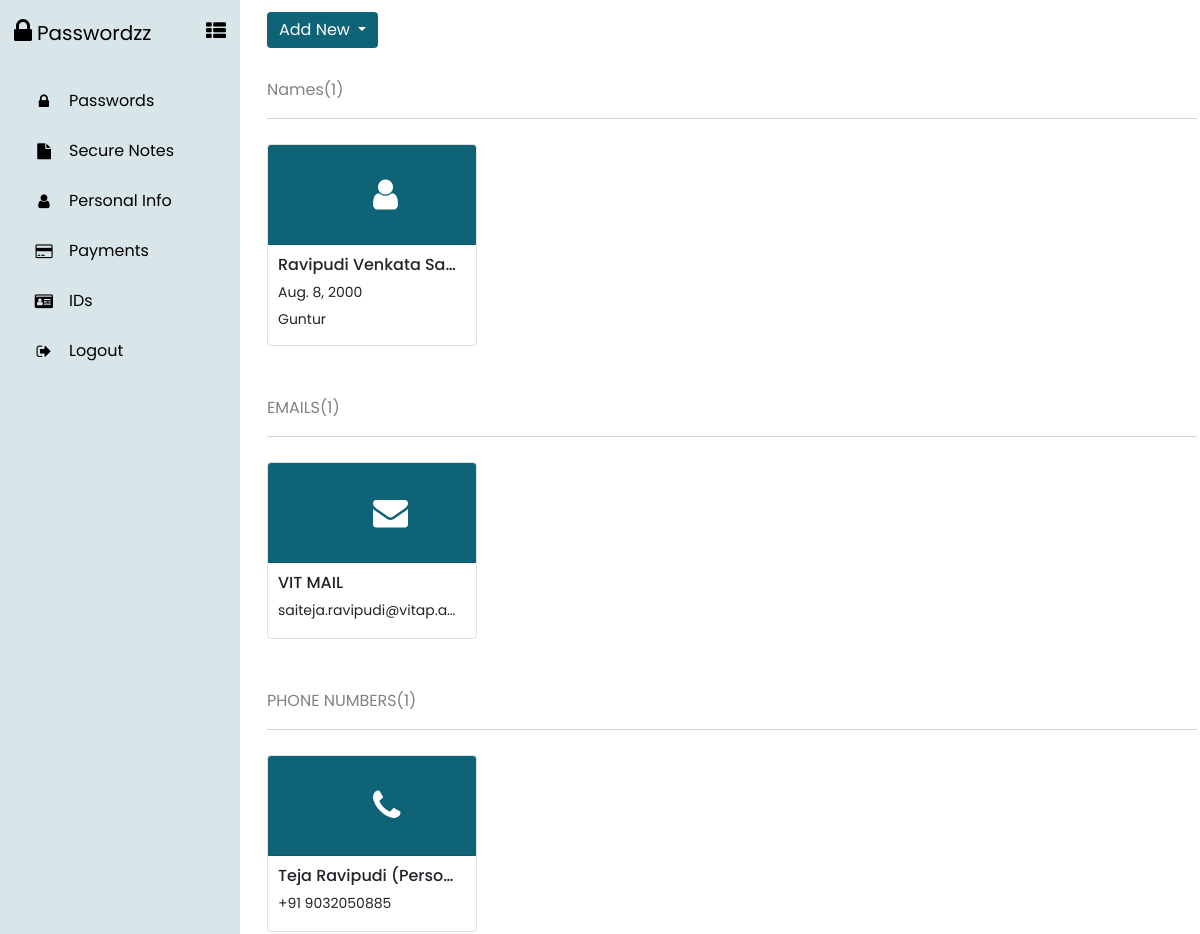
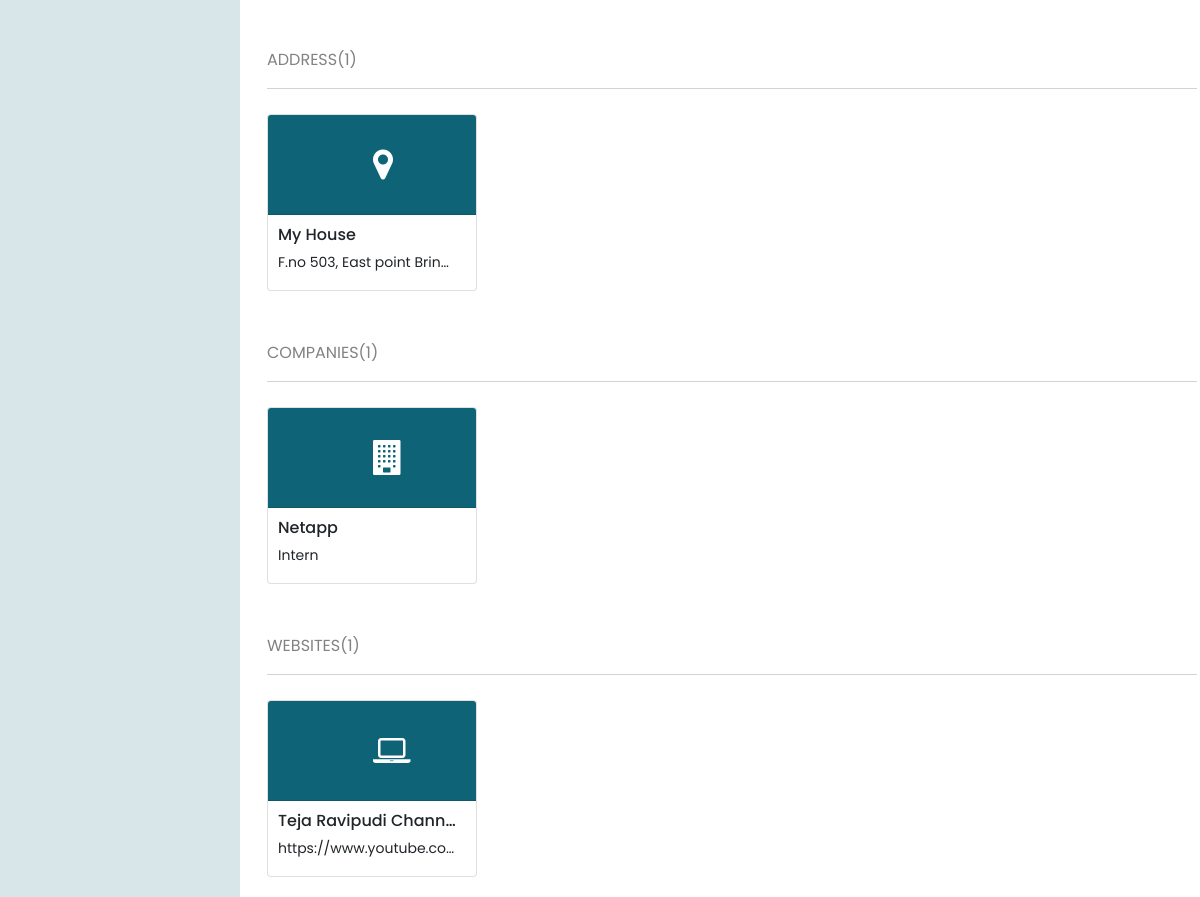
The page /personalinfo/ (signed in) on the database its author committed (2 pictures, top to bottom).
### sitehandler/models.py (models this page shows, shortened)
class nameinpersonalinfo(models.Model):
	uuid = models.TextField()
	title = models.CharField(max_length=15)
	firstname =  models.TextField()
	middlename = models.TextField()
	lastname = models.TextField()
	email = models.CharField(max_length=40)
	dob = models.DateField()
	placeofbirth = models.CharField(max_length=50)

class emailinpersonalinfo(models.Model):
	uuid = models.TextField()
	email = models.CharField(max_length=40)
	emailtype = models.CharField(max_length=20)
	nameoftheemail = models.TextField()

class phoneinpersonalinfo(models.Model):
	uuid = models.TextField()
	pcountry = models.TextField()
	phonenumber = models.TextField()
	nickname = models.TextField()
	phonetype = models.TextField()

class addressinpersonalinfo(models.Model):
	uuid = models.TextField()
	country = models.TextField()
	State = models.TextField()
	city = models.TextField()
	address = models.TextField()
	street = models.TextField()
	pincode = models.TextField()
	nameofaddress = models.TextField()

class companyinpersonalinfo(models.Model):
	uuid = models.TextField()
	companyname = models.TextField()
	jobtitle = models.TextField()

class websiteinpersonalinfo(models.Model):
	uuid = models.TextField()
	websiteurl = models.TextField()
	nameofwebsite = models.TextField()

### sitehandler/views.py (the view, shortened to what this page needs)
# urls.py: path('personalinfo/',addpersonalinfo,name='addpersonalinfo'),
def addpersonalinfo(request):
	if not request.user.is_active:
		return render(request,'index.html')
	uuid = extensionuser.objects.filter(user = request.user)[0].uuid
	allnames = nameinpersonalinfo.objects.filter(uuid=uuid).order_by('firstname')
	allnamecount = allnames.count()
	allemails = emailinpersonalinfo.objects.filter(uuid = uuid).order_by('nameoftheemail')
	allemailcount = allemails.count()
	allphones = phoneinpersonalinfo.objects.filter(uuid = uuid).order_by('nickname')
	allphonecount = allphones.count()
	alladdress = addressinpersonalinfo.objects.filter(uuid = uuid).order_by('nameofaddress')
	alladdresscount = alladdress.count()
	allcompanies = companyinpersonalinfo.objects.filter(uuid = uuid).order_by('companyname')
	allcompanycount = allcompanies.count()
	allwebsites = websiteinpersonalinfo.objects.filter(uuid = uuid).order_by('nameofwebsite')
	allwebsitecount = allwebsites.count()
	d = {'allnames':allnames,'allnamecount':allnamecount,'allemails':allemails,
	'allemailcount':allemailcount,'allphones':allphones,
		'allphonecount':allphonecount,'alladdress':alladdress,'alladdresscount':alladdresscount,
		'allcompanies':allcompanies,'allcompanycount':allcompanycount,
		'allwebsites':allwebsites,'allwebsitecount':allwebsitecount
	}
	return render(request,'personalinfo.html',d)

### html/templates/personalinfo.html (shortened to what this page needs)
<!DOCTYPE html>
<html lang="en">
<head>
    {% load static %}
    <link rel="stylesheet" href="{% static 'assets/bootstrap/css/bootstrap.min.css' %}">
    <link rel="stylesheet" href="{% static 'assets/fonts/font-awesome.min.css' %}">
    <link rel="stylesheet" href="{% static 'assets/css/Animation-Cards.css' %}">
    <link rel="stylesheet" href="https://cdnjs.cloudflare.com/ajax/libs/animate.css/3.5.2/animate.min.css">
    <link rel="stylesheet" href="{% static 'assets/css/Pretty-Registration-Form.css' %}">
    <link rel="stylesheet" href="{% static 'assets/css/sidebar.css' %}">
    <link rel="stylesheet" href="{% static 'assets/css/styles.css' %}">
    <link rel="stylesheet" type="text/css" href="https://cdn.datatables.net/1.10.21/css/jquery.dataTables.min.css">
    <link rel="stylesheet" type="text/css" href="https://cdn.datatables.net/buttons/1.6.2/css/buttons.dataTables.min.css">
</head>
<body onload="open()">
    <div class="sidebar">
        <div class="logo_content">
            <div class="logo"><i class="fa fa-lock"></i>
                <div class="logo_name">
                    <p>Passwordzz</p>
                </div>
            </div><i class="fa fa-th-list" id="btn"></i>
        </div>
        <ul class="nav_list">
            <li data-toggle="tooltip" data-bss-tooltip="" data-placement="right" title="Passwords"><a data-toggle="tooltip" data-bss-tooltip="" data-placement="right" href="{% url 'addnewpassword' %}" title="Password"><i class="fa fa-lock"></i><span class="links_name">Passwords</span></a></li>
            <li data-toggle="tooltip" data-bss-tooltip="" data-placement="right" title="Secure Notes"><a href="{% url 'addsecurenotes' %}"><i class="fa fa-file"></i><span class="links_name">Secure Notes</span></a></li>
            <li data-toggle="tooltip" data-bss-tooltip="" data-placement="right" title="Personal Info"><a href="{% url 'addpersonalinfo' %}"><i class="fa fa-user"></i><span class="links_name">Personal Info</span></a></li>
            <li data-toggle="tooltip" data-bss-tooltip="" data-placement="right" title="Payments"><a href="{% url 'addpayments' %}"><i class="fa fa-credit-card"></i><span class="links_name">Payments</span></a></li>
            <li data-toggle="tooltip" data-bss-tooltip="" data-placement="right" title="IDs"><a href="{% url 'addids' %}"><i class="fa fa-id-card"></i><span class="links_name">IDs</span></a></li>
            <li data-toggle="tooltip" data-bss-tooltip="" data-placement="right" title="Logout"><a href="{% url 'logout' %}"><i class="fa fa-sign-out"></i><span class="links_name">Logout</span></a></li>
        </ul>
    </div>
    <div class="home_content">
        <div class="container" style="margin: 12px;">
            <div>
                <div class="dropdown"><button class="btn btn-primary dropdown-toggle" aria-expanded="false" data-toggle="dropdown" type="button" style="background: #0e6476;border-style: none;">Add New&nbsp;</button>
                </div>
            </div>
            {% ifnotequal allnamecount 0 %}
            <div>
                <div style="margin-top: 30px;/*padding-bottom: 0px;*/border-bottom: 1px solid lightgray;">
                    <p style="color: rgb(130,130,130);">Names({{allnamecount}})</p>
                </div>
                <div class="row space-rows" style="margin-top: 15px;">
                    {% for i in allnames%}
                    <div class="col-xl-3 card_column" style="/*margin-top: 10px;*//*margin-bottom: 23px;*/">
                        <div class="card cards-shadown cards-hover" data-toggle="modal" data-target="#addname-1{{i.id}}">
                            <div class="card-header"><i class="fa fa-user" style="color: white;font-size: 35px;/*padding-top: 15px;*//*padding-left: 40px;*/margin-top: 20px;margin-right: 0px;margin-bottom: 20px;margin-left: 85px;"></i></div>
                            <div class="card-body" style="height: 100px;">
                                <h6 class="text-truncate" style="margin-left: -10px;margin-top: -10px;">{{i.firstname}} {{i.middlename}} {{i.lastname}}</h6>
                                <p class="text-truncate" style="margin-left: -10px;font-size: 14px;">{{i.dob}}</p>
                                <p class="text-truncate" style="margin-left: -10px;font-size: 14px;margin-top: -10px;">{{i.placeofbirth}}</p>
                            </div>
                        </div>
                    </div>
                    {% endfor %}
                </div>
            </div>
            {% endifnotequal %}
            {% ifnotequal allemailcount 0 %}
            <div>
                <div style="margin-top: 30px;/*padding-bottom: 0px;*/border-bottom: 1px solid lightgray;">
                    <p style="color: rgb(130,130,130);">EMAILS({{allemailcount}})</p>
                </div>
                <div class="row space-rows" style="margin-top: 15px;">
                    {% for i in allemails %}
                    <div class="col-xl-3 card_column" data-toggle="modal" data-target="#addemail-1{{i.id}}">
                        <div class="card cards-shadown cards-hover">
                            <div class="card-header"><i class="fa fa-envelope" style="color: white;font-size: 35px;/*padding-top: 15px;*//*padding-left: 40px;*/margin-top: 20px;margin-right: 0px;margin-bottom: 20px;margin-left: 85px;"></i></div>
                            <div class="card-body" style="height: 75px;">
                                <h6 class="text-truncate" style="margin-left: -10px;margin-top: -10px;">{{i.nameoftheemail}}</h6>
                                <p class="text-truncate" style="margin-left: -10px;font-size: 14px;">{{i.email}}</p>
                            </div>
                        </div>
                    </div>
                    {% endfor %}
                </div>
            </div>
            {% endifnotequal %}
            {% ifnotequal allphonecount 0 %}
            <div>
                <div style="margin-top: 30px;/*padding-bottom: 0px;*/border-bottom: 1px solid lightgray;">
                    <p style="color: rgb(130,130,130);">PHONE NUMBERS({{allphonecount}})</p>
                </div>
                <div class="row space-rows" style="margin-top: 15px;">
                    {% for i in allphones %}
                    <div class="col-xl-3 card_column" data-toggle="modal" data-target="#addphone-1{{i.id}}">
                        <div class="card cards-shadown cards-hover">
                            <div class="card-header"><i class="fa fa-phone" style="color: white;font-size: 35px;/*padding-top: 15px;*//*padding-left: 40px;*/margin-top: 20px;margin-right: 0px;margin-bottom: 20px;margin-left: 85px;"></i></div>
                            <div class="card-body" style="height: 75px;">
                                <h6 class="text-truncate" style="margin-left: -10px;margin-top: -10px;">{{i.nickname}} ({{i.phonetype}})</h6>
                                <p class="text-truncate" style="margin-left: -10px;font-size: 14px;">+{{i.pcountry}} {{i.phonenumber}}</p>
                            </div>
                        </div>
                    </div>
                    {% endfor %}
                </div>
            </div>
            {% endifnotequal %}
            {% ifnotequal alladdresscount 0 %}
            <div>
                <div style="margin-top: 30px;/*padding-bottom: 0px;*/border-bottom: 1px solid lightgray;">
                    <p style="color: rgb(130,130,130);">ADDRESS({{alladdresscount}})</p>
                </div>
                <div class="row space-rows" style="margin-top: 15px;">
                    {% for i in alladdress %}
                    <div class="col-xl-3 card_column" data-toggle="modal" data-target="#addaddress-1{{i.id}}">
                        <div class="card cards-shadown cards-hover">
                            <div class="card-header"><i class="fa fa-map-marker" style="color: white;font-size: 35px;/*padding-top: 15px;*//*padding-left: 40px;*/margin-top: 20px;margin-right: 0px;margin-bottom: 20px;margin-left: 85px;"></i></div>
                            <div class="card-body" style="height: 75px;">
                                <h6 class="text-truncate" style="margin-left: -10px;margin-top: -10px;">{{i.nameofaddress}}</h6>
                                <p class="text-truncate" style="margin-left: -10px;font-size: 14px;">{{i.address}}</p>
                            </div>
                        </div>
                    </div>
                    {% endfor %}
                </div>
            </div>
            {% endifnotequal %}
            {% ifnotequal allcompanycount 0 %}
            <div>
                <div style="margin-top: 30px;/*padding-bottom: 0px;*/border-bottom: 1px solid lightgray;">
                    <p style="color: rgb(130,130,130);">COMPANIES({{allcompanycount}})</p>
                </div>
                <div class="row space-rows" style="margin-top: 15px;">
                    {% for i in allcompanies %}
                    <div class="col-xl-3 card_column" data-toggle="modal" data-target="#addcompany-1{{i.id}}">
                        <div class="card cards-shadown cards-hover">
                            <div class="card-header"><i class="fa fa-building" style="color: white;font-size: 35px;/*padding-top: 15px;*//*padding-left: 40px;*/margin-top: 20px;margin-right: 0px;margin-bottom: 20px;margin-left: 85px;"></i></div>
                            <div class="card-body" style="height: 75px;">
                                <h6 class="text-truncate" style="margin-left: -10px;margin-top: -10px;">{{i.companyname}}</h6>
                                <p class="text-truncate" style="margin-left: -10px;font-size: 14px;">{{i.jobtitle}}</p>
                            </div>
                        </div>
                    </div>
                    {% endfor %}
                </div>
            </div>
            {% endifnotequal %}
            {% ifnotequal allwebsitecount 0 %}
            <div>
                <div style="margin-top: 30px;/*padding-bottom: 0px;*/border-bottom: 1px solid lightgray;">
                    <p style="color: rgb(130,130,130);">WEBSITES({{allwebsitecount}})</p>
                </div>
                <div class="row space-rows" style="margin-top: 15px;">
                    {% for i in allwebsites %}
                    <div class="col-xl-3 card_column" data-toggle="modal" data-target="#addwebsite-1{{i.id}}">
                        <div class="card cards-shadown cards-hover">
                            <div class="card-header"><i class="fa fa-laptop" style="color: white;font-size: 35px;/*padding-top: 15px;*//*padding-left: 40px;*/margin-top: 20px;margin-right: 0px;margin-bottom: 20px;margin-left: 85px;"></i></div>
                            <div class="card-body" style="height: 75px;">
                                <h6 class="text-truncate" style="margin-left: -10px;margin-top: -10px;">{{i.nameofwebsite}}</h6>
                                <p class="text-truncate" style="margin-left: -10px;font-size: 14px;">{{i.websiteurl}}</p>
                            </div>
                        </div>
                    </div>
                    {% endfor %}
                </div>
            </div>
            {% endifnotequal %}
        </div>
    </div>
</body>
</html>

### html/templates/assets/css/Animation-Cards.css (style rules this page uses)
.card-header { background-color: #0E6476; }
.card_column { margin-top: 10px; margin-bottom: 20px; }
@media (min-width: 992px) { .col-xl-3.card_column { width: 275px; } }
@media (min-width: 768px) { .col-xl-3.card_column { width: 275px; } }
@media (min-width: 576px) { .col-xl-3.card_column { width: 275px; } }
@media (min-width: 300px) { .col-xl-3.card_column { width: 225px; } }

### html/templates/assets/css/sidebar.css (style rules this page uses)
* { margin: 0; padding: 0; box-sizing: border-box; font-family: "poppins",sans-serif; }
body { position: relative; min-height: 100vh; width: 100%; overflow-x: hidden; }
.sidebar { height: 100%; width: 78px; position: fixed; top: 0; left: 0; background: #d9e6e9; padding: 6px 14px; transition: all 0.5s ease; }
.sidebar.active { width: 240px; }
.sidebar .logo_content .logo { color: black; display: flex; height: 50px; width: 100%; align-items: center; opacity: 0; pointer-events: none; transition: all 0.5s ease; }
.sidebar.active .logo_content .logo { opacity: 1; pointer-events: none; }
.logo_content .logo i { font-size: 28px; margin-right: 5px; }
.logo_content .logo .logo_name { font-size: 20px; font-weight: 400; margin-top: 20px; }
.sidebar #btn { position: absolute; color: black; left: 90%; top: 6px; left: 50%; font-size: 20px; height: 50px; width: 50px; text-align: center; line-height: 50px; transform: translateX(-50%); }
.sidebar.active #btn { left: 90%; }
.sidebar ul { margin-top: 20px; }
.sidebar ul li { position: relative; height: 50px; width: 100%; margin: 0 5px; list-style: none; line-height: 50px; }
.sidebar ul li a { color: black; display: flex; align-items: center; text-decoration: none; transition: all 0.4s ease; border-radius: 12px; white-space: nowrap; }
.sidebar ul li a i { height: 50px; min-width: 50px; border-radius: 12px; line-height: 50px; text-align: center; }
.sidebar .links_name { opacity: 0; pointer-events: none; transition: all 0.5s ease; }
.sidebar.active .links_name { opacity: 1; pointer-events: auto; }
.home_content { position: absolute; height: 100%; left: 78px; width: calc(100% - 78px); transition: all 0.5s ease; }
.sidebar.active ~ .home_content { width: calc(100% - 240px); left: 240px; }

### rows shown on the page
nameinpersonalinfo: firstname "Ravipudi", middlename "Venkata Sa…", dob "Aug. 8, 2000", placeofbirth "Guntur"
emailinpersonalinfo: nameoftheemail "VIT MAIL", email "saiteja.ravipudi@vitap.a…"
phoneinpersonalinfo: nickname "Teja Ravipudi", phonetype "Perso…", pcountry "91", phonenumber "9032050885"
addressinpersonalinfo: nameofaddress "My House", address "F.no 503, East point Brin…"
companyinpersonalinfo: companyname "Netapp", jobtitle "Intern"
websiteinpersonalinfo: nameofwebsite "Teja Ravipudi Chann…", websiteurl "https://www.youtube.co…"

### other values the page prints
{{ allnamecount }} "1"
{{ allemailcount }} "1"
{{ allphonecount }} "1"
{{ alladdresscount }} "1"
{{ allcompanycount }} "1"
{{ allwebsitecount }} "1"
